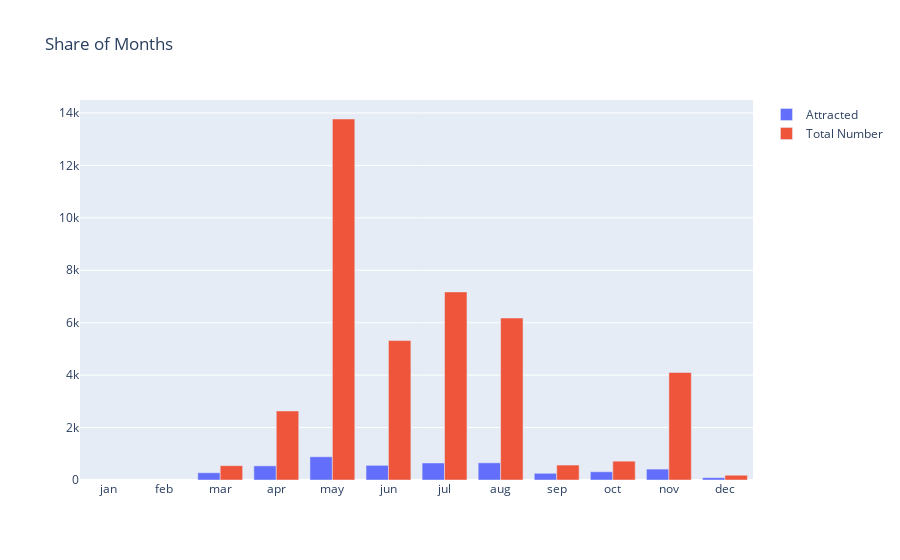

The notebook cell saved with this chart:
### Code cell
trace0 = go.Bar(x=month_df.index, y=month_df['Attracted'], name='Attracted')
trace1 = go.Bar(x=month_df.index, y=month_df['Total Number'], name = 'Total Number')

data=[trace0, trace1]
layout = {'title': 'Share of Months '}

fig= go.Figure(data=data, layout=layout)

iplot(fig, show_link = False)

### Figure 1 — Plotly figure (JSON) as saved in the notebook; plotly's stock layout.template omitted (floating-point values rounded to 4 significant figures)
{"data": [{"name": "Attracted", "type": "bar", "x": ["jan", "feb", "mar", "apr", "may", "jun", "jul", "aug", "sep", "oct", "nov", "dec"], "y": [null, null, 276, 539, 886, 559, 649, 655, 256, 315, 416, 89]}, {"name": "Total Number", "type": "bar", "x": ["jan", "feb", "mar", "apr", "may", "jun", "jul", "aug", "sep", "oct", "nov", "dec"], "y": [null, null, 546, 2632, 13769, 5318, 7174, 6178, 570, 718, 4101, 182]}], "layout": {"title": {"text": "Share of Months "}}}
